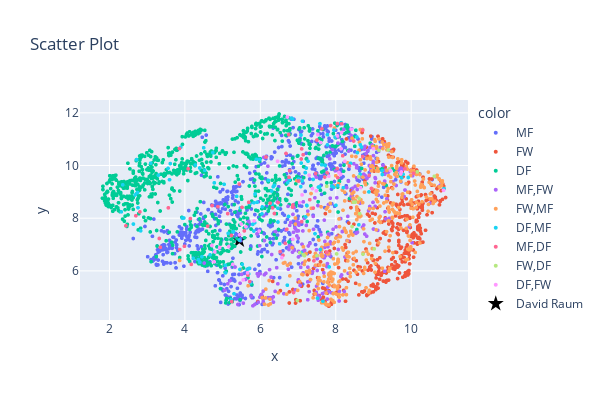

Notebook code cell kept with this figure:
### Code cell
fig = px.scatter(
    x=df_player_features_scaled[:,0], 
    y=df_player_features_scaled[:,1],
    color=player_info["Pos"],            
    hover_name=player_info["Player"],         
    title="Scatter Plot",
    width=600, height=400
)
fig.update_traces(marker_size=4)

fig.add_trace(
    go.Scatter(
        x=[df_player_features_scaled[raum_idx, 0]],  # x coordinate for David Raum
        y=[df_player_features_scaled[raum_idx, 1]],  # y coordinate for David Raum
        mode='markers',
        marker=dict(color='black', size=12, symbol='star'),  # Highlight with a star symbol
        name="David Raum",  # Label for the legend
        hovertext="David Raum"  # Custom hover text for David Raum
    )
)


fig.show()

### Figure 1 — Plotly figure (JSON) as saved in the notebook; plotly's stock layout.template omitted (floating-point values rounded to 4 significant figures; data arrays with more than 128 entries replaced by an {"elided": "..."} marker saying what was removed)
{"data": [{"hovertemplate": "<b>%{hovertext}</b><br><br>color=MF<br>x=%{x}<br>y=%{y}<extra></extra>", "hovertext": {"elided": "601 str values"}, "legendgroup": "MF", "marker": {"color": "#636efa", "size": 4, "symbol": "circle"}, "mode": "markers", "name": "MF", "showlegend": true, "type": "scattergl", "x": {"elided": "601 float values"}, "xaxis": "x", "y": {"elided": "601 float values"}, "yaxis": "y"}, {"hovertemplate": "<b>%{hovertext}</b><br><br>color=FW<br>x=%{x}<br>y=%{y}<extra></extra>", "hovertext": {"elided": "385 str values"}, "legendgroup": "FW", "marker": {"color": "#EF553B", "size": 4, "symbol": "circle"}, "mode": "markers", "name": "FW", "showlegend": true, "type": "scattergl", "x": {"elided": "385 float values"}, "xaxis": "x", "y": {"elided": "385 float values"}, "yaxis": "y"}, {"hovertemplate": "<b>%{hovertext}</b><br><br>color=DF<br>x=%{x}<br>y=%{y}<extra></extra>", "hovertext": {"elided": "900 str values"}, "legendgroup": "DF", "marker": {"color": "#00cc96", "size": 4, "symbol": "circle"}, "mode": "markers", "name": "DF", "showlegend": true, "type": "scattergl", "x": {"elided": "900 float values"}, "xaxis": "x", "y": {"elided": "900 float values"}, "yaxis": "y"}, {"hovertemplate": "<b>%{hovertext}</b><br><br>color=MF,FW<br>x=%{x}<br>y=%{y}<extra></extra>", "hovertext": {"elided": "252 str values"}, "legendgroup": "MF,FW", "marker": {"color": "#ab63fa", "size": 4, "symbol": "circle"}, "mode": "markers", "name": "MF,FW", "showlegend": true, "type": "scattergl", "x": {"elided": "252 float values"}, "xaxis": "x", "y": {"elided": "252 float values"}, "yaxis": "y"}, {"hovertemplate": "<b>%{hovertext}</b><br><br>color=FW,MF<br>x=%{x}<br>y=%{y}<extra></extra>", "hovertext": {"elided": "382 str values"}, "legendgroup": "FW,MF", "marker": {"color": "#FFA15A", "size": 4, "symbol": "circle"}, "mode": "markers", "name": "FW,MF", "showlegend": true, "type": "scattergl", "x": {"elided": "382 float values"}, "xaxis": "x", "y": {"elided": "382 float values"}, "yaxis": "y"}, {"hovertemplate": "<b>%{hovertext}</b><br><br>color=DF,MF<br>x=%{x}<br>y=%{y}<extra></extra>", "hovertext": ["John Stones", "Rico Lewis", "Sergio Gómez", "Calum Chambers", "Ivan Perišić", "Pedro Porro", "Matt Doherty", "Ben Chilwell", "Reece James", "Nathan Patterson", "Ricardo Pereira", "Ainsley Maitland-Niles", "Raphaël Guerreiro", "Benjamin Henrichs", "David Raum", "Christian Günter", "Kiliann Sildillia", "Jeremie Frimpong", "Mitchel Bakker", "Daley Sinkgraven", "Kristijan Jakić", "Junior Dina Ebimbe", "Faride Alidou", "Josuha Guilavogui", "Kingsley Schindler", "Erhan Mašović", "Kostas Stafylidis", "Mads Pedersen", "Iago", "Daniel Caligiuri", "Nikolas Nartey", "Tobias Mohr", "Márton Dárdai", "Maximilian Mittelstädt", "Eric García", "Sergi Roberto", "Yannick Carrasco", "Axel Witsel", "Rubén Peña", "Yan Couto", "Nemanja Gudelj", "Kevin Vázquez", "Fali", "Santiago Arzamendia", "Damián Suárez", "Iglesias", "Hugo Guillamón", "Toni Lato", "Jesus Vazquez", "Martin Hongla", "Fernando Calero", "Rubén", "Carlos Clerc", "Josan", "Lautaro Blanco", "Danilo Pereira", "Achraf Hakimi", "Juan Bernat", "Przemysław Frankowski", "Deiver Machado", "Massadio Haïdara", "Jimmy Cabot", "Nuno Tavares", "Vanderson", "Jérémie Bela", "Mehdi Zeffane", "Youcef Atal", "Ismaël Doukouré", "Dimitri Liénard", "Thomas Delaine", "Colin Dagba", "Andrei Girotto", "Dennis Appiah", "Rayan Raveloson", "Clément Vidal", "Thierno Balde", "Yasser Larouci", "Papa Ndiaga Yade", "Joakim Mæhle", "Matteo Ruggeri", "Nadir Zortea", "Stephan El Shaarawy", "Federico Chiesa", "Patrick Ciurria", "Roberto Pereyra", "Ethan Ampadu", "Filippo Terracciano", "Lutsharel Geertruida", "Max Bruns", "Saïd Bakari", "Ryan Flamingo", "Jay Idzes", "Rémy Vita", "Damon Mirani", "Benaissa Benamar", "Oskar Buur", "Nathan Markelo", "Michaël Heylen", "Neraysho Kasanwirjo", "Liam van Gelderen", "Nuno Santos", "Ricardo Esgaio", "Pedro Porro", "Héctor Bellerín", "Ibrahima Bamba", "Afonso freitas", "Miguel Magalhães", "Helder Sá", "Pedro Malheiro", "Costinha", "Fábio Conceição", "Vitor Costa", "Cláudio Winck", "Rene Santos", "Paulo Sérgio Mota", "Fábio China", "Jorge Fernando Santos Silva", "MT", "Diogo Calila"], "legendgroup": "DF,MF", "marker": {"color": "#19d3f3", "size": 4, "symbol": "circle"}, "mode": "markers", "name": "DF,MF", "showlegend": true, "type": "scattergl", "x": [3.093, 7.264, 8.144, 6.859, 5.71, 7.449, 8.646, 6.043, 5.85, 6.301, 5.982, 5.04, 5.303, 4.452, 5.443, 5.522, 5.722, 7.66, 6.466, 8.575, 4.78, 8.004, 8.56, 4.499, 7.54, 3.613, 7.218, 6.052, 5.83, 9.747, 7.981, 7.951, 5.896, 7.107, 3.554, 6.342, 7.516, 3.593, 6.314, 7.203, 2.681, 7.117, 4.527, 8.683, 5.828, 5.287, 10.87, 7.073, 8.652, 3.892, 5.373, 7.195, 4.668, 6.747, 7.718, 2.315, 5.079, 6.467, 5.225, 6.514, 5.475, 8.054, 6.715, 4.358, 8.88, 9.234, 7.23, 3.973, 5.277, 7.571, 6.769, 2.635, 7.083, 3.93, 4.276, 5.799, 5.635, 8.199, 5.46, 6.727, 9.921, 7.825, 8.612, 5.652, 5.739, 2.744, 7.629, 2.827, 7.581, 7.893, 2.757, 2.352, 5.86, 2.719, 4.392, 9.783, 7.951, 6.819, 6.213, 6.374, 5.691, 6.487, 7.59, 9.229, 3.299, 5.913, 5.147, 7.399, 4.221, 4.395, 7.081, 4.773, 5.071, 4.741, 8.391, 7.778, 7.779, 7.015, 7.078], "xaxis": "x", "y": [10.09, 10.16, 11.62, 11.76, 6.098, 7.412, 9.673, 8.163, 7.827, 9.034, 10.23, 9.287, 5.133, 6.539, 7.168, 6.248, 8.564, 4.848, 8.38, 10.49, 9.342, 8.489, 11.08, 10.67, 9.181, 10.07, 9.902, 8.429, 8.585, 9.534, 11.08, 9.177, 10.24, 9.414, 9.892, 9.193, 4.962, 9.461, 8.528, 8.049, 8.882, 11.68, 9.818, 10.7, 7.513, 7.494, 9.123, 9.2, 10.79, 10.7, 8.83, 9.732, 6.608, 8.066, 10.0, 8.241, 5.925, 7.856, 4.903, 7.027, 8.388, 9.236, 5.457, 6.429, 8.999, 9.659, 8.488, 8.007, 7.481, 9.195, 9.459, 7.778, 10.09, 8.006, 10.02, 7.765, 7.652, 9.157, 6.054, 9.352, 9.547, 6.151, 7.751, 6.061, 5.546, 8.974, 10.03, 7.52, 11.59, 9.222, 8.401, 9.267, 8.919, 10.22, 9.907, 9.667, 11.34, 11.8, 9.435, 9.252, 5.887, 8.588, 6.812, 9.808, 9.636, 8.604, 7.423, 9.471, 6.475, 6.325, 6.694, 6.74, 6.212, 10.49, 10.09, 10.79, 11.17, 9.486, 11.16], "yaxis": "y"}, {"hovertemplate": "<b>%{hovertext}</b><br><br>color=MF,DF<br>x=%{x}<br>y=%{y}<extra></extra>", "hovertext": ["James Milner", "Pascal Groß", "Lucas Moura", "Vitaly Janelt", "Ruben Loftus-Cheek", "James Garner", "Noah Weißhaupt", "Leonardo Bittencourt", "Eduardo Camavinga", "Marcos Llorente", "Saúl Ñíguez", "Paul Akouokou", "Jon Moncayola", "Iddrisu Baba", "Antonio Sánchez", "Valery Fernández", "Pathé Ciss", "Fernando", "Franco Cervi", "Renato Tapia", "Portu", "José Gragera", "Omar Mascarell", "Tete Morente", "John Donald", "Carmona", "Nicolás Ezequiel Fernández", "Warren Zaire-Emery", "Jean Onana", "Cengiz Ünder", "Pape Gueye", "Thiago Mendes", "Jodel Dossou", "Pablo Rosario", "Mario Lemina", "Alexis Beka Beka", "Youssouf Ndayishimiye", "Théo Le Bris", "Batista Mendy", "Pierrick Capelle", "Bryan Cristante", "Weston McKennie", "Gary Medel", "Michel Ndary Adopo", "Antonio Candreva", "Grigoris Kastanos", "Ivan Radovanović", "Simone Bastoni", "Mikael Ellertsson", "Darko Lazović", "Mehdi Léris", "Edson Álvarez", "Florian Grillitsch", "Riechedly Bazoer", "Anass Salah-Eddine", "Patrick Vroegh", "Melle Meulensteen", "Doğan Erdoğan", "Keziah Veendorp", "Pepê", "Arthur", "Zé Carlos", "Leonardo Lelo", "Lucas Soares", "Derick", "Paulo Vitor", "Rafael Brito", "Adriano"], "legendgroup": "MF,DF", "marker": {"color": "#FF6692", "size": 4, "symbol": "circle"}, "mode": "markers", "name": "MF,DF", "showlegend": true, "type": "scattergl", "x": [6.26, 5.242, 9.833, 4.605, 5.135, 7.772, 8.714, 6.659, 4.169, 6.703, 6.761, 7.633, 3.988, 5.443, 7.017, 8.039, 4.721, 3.857, 6.524, 5.515, 6.373, 6.151, 3.562, 7.765, 6.753, 8.887, 7.708, 6.78, 7.096, 6.881, 8.363, 2.807, 10.06, 4.875, 7.136, 8.184, 6.681, 6.865, 3.866, 6.325, 3.349, 7.085, 4.087, 7.863, 5.671, 7.098, 8.041, 6.855, 8.716, 7.42, 6.6, 2.435, 8.157, 8.945, 8.05, 8.474, 2.7, 5.692, 3.321, 5.719, 7.405, 7.469, 5.236, 5.576, 6.473, 7.312, 7.501, 4.145], "xaxis": "x", "y": [8.572, 4.833, 9.873, 7.7, 8.174, 9.719, 10.34, 7.046, 6.248, 7.58, 9.554, 11.39, 6.934, 9.297, 9.413, 9.887, 8.48, 10.65, 6.729, 8.411, 8.179, 10.32, 8.394, 6.713, 11.18, 9.626, 9.564, 9.801, 10.63, 5.178, 9.986, 8.239, 9.708, 8.438, 10.41, 10.37, 10.46, 8.504, 6.811, 8.393, 6.898, 10.25, 9.877, 11.51, 5.841, 7.867, 11.59, 8.419, 11.34, 6.382, 6.59, 7.711, 11.59, 9.129, 9.542, 10.93, 8.093, 8.604, 7.23, 5.593, 8.384, 9.699, 7.344, 7.518, 8.595, 8.702, 10.97, 7.984], "yaxis": "y"}, {"hovertemplate": "<b>%{hovertext}</b><br><br>color=FW,DF<br>x=%{x}<br>y=%{y}<extra></extra>", "hovertext": ["Solly March", "Bobby Reid", "Christian Pulisic", "Thorgan Hazard", "Jakub Kamiński", "Nelson Weiper", "Ihlas Bebou", "Tanguy Coulibaly", "Ander Barrenetxea", "Bryan Gil", "Kenedy", "Mitchell van Bergen", "Faitout Maouassa", "Junior Messias", "Alexis Saelemaekers", "Giorgos Kyriakopoulos", "Emmanuel Gyasi", "Zakaria Bakkali", "Romaric Yapi", "Thom van Bergen", "Mihai Dobre"], "legendgroup": "FW,DF", "marker": {"color": "#B6E880", "size": 4, "symbol": "circle"}, "mode": "markers", "name": "FW,DF", "showlegend": true, "type": "scattergl", "x": [6.983, 7.043, 8.473, 8.61, 7.137, 10.16, 9.022, 9.715, 8.634, 8.619, 9.145, 8.433, 7.17, 8.022, 7.501, 7.761, 8.722, 9.425, 9.392, 10.61, 8.517], "xaxis": "x", "y": [4.875, 6.691, 8.606, 9.58, 6.618, 9.759, 6.835, 9.673, 8.171, 8.752, 10.57, 7.683, 6.576, 6.646, 6.576, 9.214, 6.632, 9.873, 10.59, 9.591, 8.614], "yaxis": "y"}, {"hovertemplate": "<b>%{hovertext}</b><br><br>color=DF,FW<br>x=%{x}<br>y=%{y}<extra></extra>", "hovertext": ["Moussa Djenepo", "João Cancelo", "Ridle Baku", "Kilian Fischer", "Anthony Jung", "Mitchell Weiser", "Lee Buchanan", "Jordi Osei-Tutu", "Mehmet Aydin", "Aitor Ruibal", "Jesús Navas", "Ismaëlben Boura", "Timothy Weah", "Gabriel Gudmundsson", "Ismail Jakobs", "Jim Allevinah", "Arnaud Souquet", "Andreas Bruus", "Souleyman Doumbia", "Sada Thioub", "Farid El Melali", "Filip Kostić", "Juan Cuadrado", "Samuel Iling-Junior", "Giorgos Kyriakopoulos", "Gabriel Strefezza", "Yukinari Sugawara", "Mees de Wit", "Rami Kaib", "Terry Lartey Sanniez", "Achraf Douiri", "Isak Määttä", "João Pedro Araújo Correia", "Sandro Cruz", "Martin Agirregabiria", "Tiago Araújo", "Moustapha Seck", "Gonçalo Costa"], "legendgroup": "DF,FW", "marker": {"color": "#FF97FF", "size": 4, "symbol": "circle"}, "mode": "markers", "name": "DF,FW", "showlegend": true, "type": "scattergl", "x": [8.084, 6.863, 4.777, 8.141, 4.716, 5.547, 9.737, 8.662, 7.598, 5.49, 5.162, 8.998, 5.969, 7.294, 7.484, 6.572, 7.521, 7.107, 5.618, 7.044, 8.125, 5.662, 5.27, 9.454, 7.816, 10.86, 4.792, 6.457, 9.726, 6.717, 8.046, 4.924, 5.836, 8.242, 8.155, 7.381, 5.45, 8.418], "xaxis": "x", "y": [9.735, 7.202, 6.342, 10.64, 6.964, 5.659, 9.754, 9.159, 10.87, 7.779, 6.927, 10.64, 7.511, 9.633, 9.04, 6.506, 11.18, 8.884, 7.672, 8.594, 9.66, 5.927, 6.246, 9.811, 9.596, 9.059, 6.72, 10.16, 9.689, 11.84, 11.12, 6.888, 7.896, 10.16, 11.25, 9.126, 7.366, 11.38], "yaxis": "y"}, {"hovertext": "David Raum", "marker": {"color": "black", "size": 12, "symbol": "star"}, "mode": "markers", "name": "David Raum", "type": "scatter", "x": [5.443], "y": [7.168]}], "layout": {"height": 400, "legend": {"title": {"text": "color"}, "tracegroupgap": 0}, "title": {"text": "Scatter Plot"}, "width": 600, "xaxis": {"anchor": "y", "domain": [0, 1], "title": {"text": "x"}}, "yaxis": {"anchor": "x", "domain": [0, 1], "title": {"text": "y"}}}}
